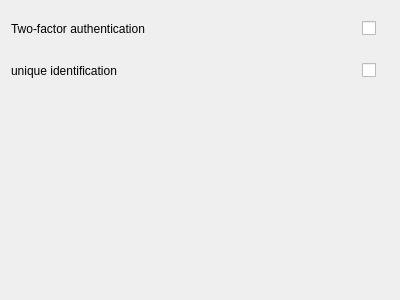
<?xml version="1.0" encoding="UTF-8"?>
<ui version="4.0">
 <class>IdentityAuthentication</class>
 <widget class="QWidget" name="IdentityAuthentication">
  <property name="geometry">
   <rect>
    <x>0</x>
    <y>0</y>
    <width>400</width>
    <height>300</height>
   </rect>
  </property>
  <property name="windowTitle">
   <string>Form</string>
  </property>
  <layout class="QVBoxLayout" name="verticalLayout">
   <property name="rightMargin">
    <number>24</number>
   </property>
   <item>
    <layout class="QHBoxLayout" name="horizontalLayout">
     <item>
      <widget class="QLabel" name="label">
       <property name="minimumSize">
        <size>
         <width>0</width>
         <height>36</height>
        </size>
       </property>
       <property name="text">
        <string>Two-factor authentication</string>
       </property>
      </widget>
     </item>
     <item>
      <spacer name="horizontalSpacer">
       <property name="orientation">
        <enum>Qt::Horizontal</enum>
       </property>
       <property name="sizeHint" stdset="0">
        <size>
         <width>40</width>
         <height>20</height>
        </size>
       </property>
      </spacer>
     </item>
     <item>
      <widget class="QCheckBox" name="m_twoFactor">
       <property name="text">
        <string/>
       </property>
      </widget>
     </item>
    </layout>
   </item>
   <item>
    <layout class="QHBoxLayout" name="horizontalLayout_2">
     <item>
      <widget class="QLabel" name="label_2">
       <property name="minimumSize">
        <size>
         <width>0</width>
         <height>36</height>
        </size>
       </property>
       <property name="text">
        <string>unique identification</string>
       </property>
      </widget>
     </item>
     <item>
      <spacer name="horizontalSpacer_2">
       <property name="orientation">
        <enum>Qt::Horizontal</enum>
       </property>
       <property name="sizeHint" stdset="0">
        <size>
         <width>40</width>
         <height>20</height>
        </size>
       </property>
      </spacer>
     </item>
     <item>
      <widget class="QCheckBox" name="m_identification">
       <property name="text">
        <string/>
       </property>
      </widget>
     </item>
    </layout>
   </item>
   <item>
    <spacer name="verticalSpacer">
     <property name="orientation">
      <enum>Qt::Vertical</enum>
     </property>
     <property name="sizeHint" stdset="0">
      <size>
       <width>20</width>
       <height>191</height>
      </size>
     </property>
    </spacer>
   </item>
  </layout>
 </widget>
 <resources/>
 <connections/>
</ui>
